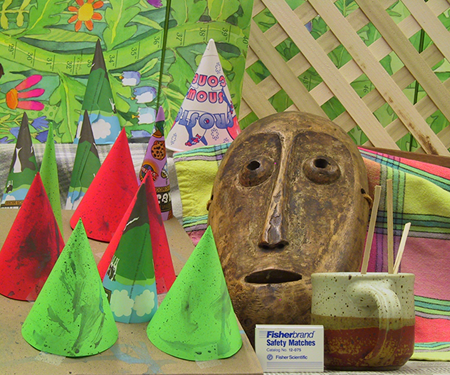
//> input picture data/stereomatching/cones-im6.png, 450 x 375 px
$ ./StereoMatching   (built with g++ and OpenCV 4)
//> lines starting //> are read from the running program, lines starting //| are printed output that depends on the picture
### StereoMatching/stdafx.h
// stdafx.h : include file for standard system include files,
// or project specific include files that are used frequently, but
// are changed infrequently
//

#pragma once

#include "targetver.h"

#include <stdio.h>
#include <tchar.h>

#include <opencv2\opencv.hpp>

using namespace std;
using namespace cv;

// TODO: reference additional headers your program requires here

### StereoMatching/StereoMatching.cpp
// StereoMatching.cpp : Defines the entry point for the console application.
//

#include "stdafx.h"

void disparity(Mat& left, Mat& right) {

}

int hammingDist(Mat& left, Point2i lp, Mat& right, Point2i rp, vector<Point2i>& mask)
{
	int dist = 0;
	for (size_t i = 0; i < mask.size(); i++)
	{
		if (left.at<uchar>(lp) < left.at<uchar>(lp + mask[i]) != right.at<uchar>(rp) < right.at<uchar>(rp + mask[i])) {
			dist++;
		}
	}
	return dist;
}

double nnc_val(Mat& left, Point2i lp, Mat& right, Point2i rp, vector<Point2i>& mask)
{
	double top = 0;
	double ldown = 0;
	double rdown = 0;

	for (size_t i = 0; i < mask.size(); i++)
	{
		int T = left.at<uchar>(lp + mask[i]);
		int I = right.at<uchar>(rp + mask[i]);

		top += (T * I);
		ldown += (T * T);
		rdown += (I * I);
	}
	return top / sqrt(ldown * rdown);
}

int main(int argc, const char * argv[])
{

	string pathLeft = "../data/stereomatching/cones-im6.png";
	string pathRight = "../data/stereomatching/cones-im2.png";

	Mat left = imread(pathLeft, 0);
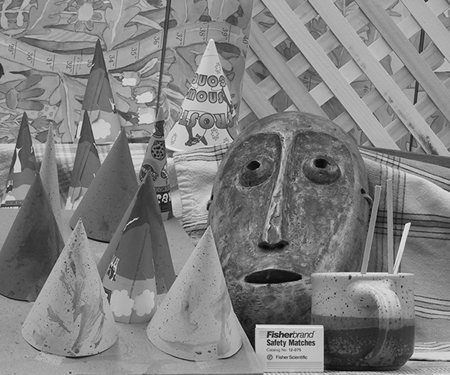
//> left: 375 rows x 450 cols, CV_8UC1; min 0, max 243, mean 128.4
	Mat right = imread(pathRight, 0);
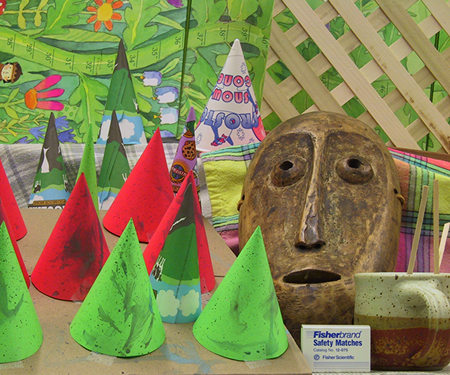
//> input picture data/stereomatching/cones-im2.png, 450 x 375 px
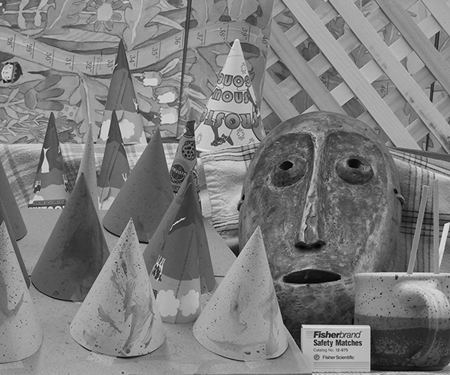
//> right: 375 rows x 450 cols, CV_8UC1; min 0, max 235, mean 125
	Mat res = imread("../data/stereomatching/cones-disp2.png", 0);
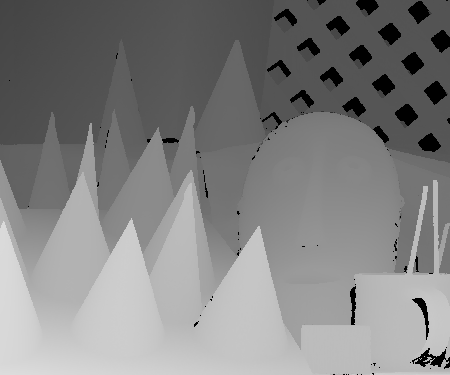
//> input picture data/stereomatching/cones-disp2.png, 450 x 375 px
//> res is the input picture: 375 rows x 450 cols, CV_8UC1; min 0, max 220, mean 129.8
	Mat disp = Mat(left.size(), left.type());
	Mat ncc = Mat(left.size(), left.type());
	Mat census = Mat(left.size(), left.type());

	imshow("left", left);
	imshow("right", right);
	imshow("res", res);
	waitKey(30);

	int maskExt = 2;
	int maskSize = 2 * maskExt + 1;
	vector<Point2i> shiftMask;
	for (int x = -maskExt; x <= maskExt; x++) {
		for (int y = -maskExt; y <= maskExt; y++) {
			shiftMask.push_back(Point2i(x, y));
		}
	}

	Point2i o, os;


	// [9 lines of commented-out code are left out]

	for (size_t r = maskExt; r < left.rows - maskExt; r++) {
		for (size_t c = maskExt; c < left.cols - maskExt; c++) {
			o = Point2i(c, r);
			int minSum = 9999999;
			int minC = c;

			for (size_t s = c; s < left.cols - maskExt && s < c + 64; s++)
			{
				float sum = 0;
				os = Point2i(s, r);
				for (size_t i = 0; i < shiftMask.size(); i++)
				{
					sum += abs(left.at<uchar>(o + shiftMask[i]) - right.at<uchar>(os + shiftMask[i]));
				}
				if (sum < minSum) {
					minSum = sum;
					minC = s;
				}
			}

			uchar aa = (uchar)(minC - c);
			disp.at<uchar>(o) = aa * 4;
		}

		if (r % 10 == 0) {
			imshow("disparity", disp);
			waitKey(10);
		}
	}
//> this loop made 371 passes
//> os on passes 1 to 3: Point(447, 2), Point(447, 3), Point(447, 4)
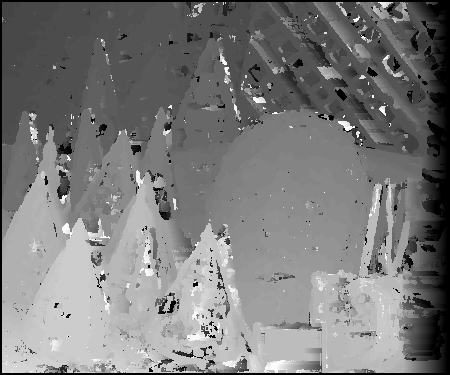
//> disp: 375 rows x 450 cols, CV_8UC1; min 0, max 252, mean 122.7
//> after the loop, o = Point(447, 372); os = Point(447, 372)

	// NCC
	for (size_t r = maskExt; r < left.rows - maskExt; r++) {
		for (size_t c = maskExt; c < left.cols - maskExt; c++) {
			o = Point2i(c, r);
			double minSum = 0;
			int minC = c;

			for (size_t s = c; s < left.cols - maskExt && s < c + 64; s++)
			{
				os = Point2i(s, r);
				double val = nnc_val(left, o, right, os, shiftMask);

				if (val > minSum) {
					minSum = val;
					minC = s;
				}
			}

			uchar aa = (uchar)(minC - c);
			ncc.at<uchar>(o) = aa * 4;
		}

		if (r % 10 == 0) {
			imshow("ncc", ncc);
			waitKey(10);
		}
	}
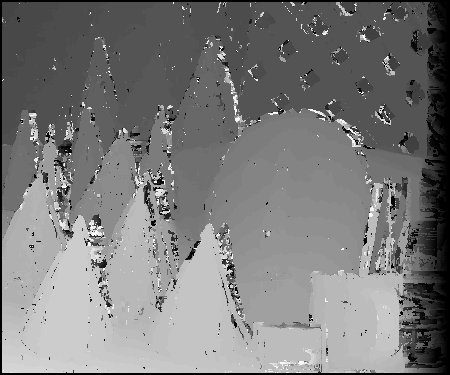
//> ncc: 375 rows x 450 cols, CV_8UC1; min 0, max 252, mean 122.9
//> after the loop, o = Point(447, 372); os = Point(447, 372)

	// Census
	for (size_t r = maskExt; r < left.rows - maskExt; r++) {
		for (size_t c = maskExt; c < left.cols - maskExt; c++) {
			o = Point2i(c, r);
			int minSum = 9999999;
			int minC = c;

			for (size_t s = c; s < left.cols - maskExt && s < c + 64; s++)
			{
				os = Point2i(s, r);
				int H_dist = hammingDist(left, o, right, os, shiftMask);

				if (H_dist < minSum) {
					minSum = H_dist;
					minC = s;
				}
			}

			uchar aa = (uchar)(minC - c);
			census.at<uchar>(o) = aa * 4;
		}

		if (r % 10 == 0) {
			imshow("census", census);
			waitKey(10);
		}
	}
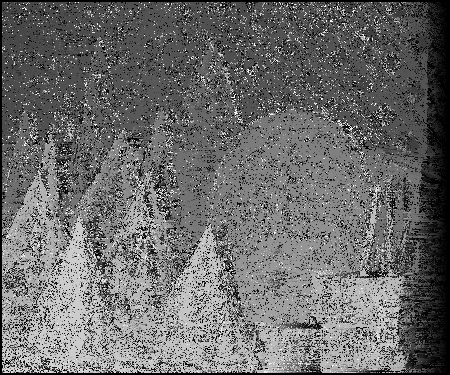
//> census: 375 rows x 450 cols, CV_8UC1; min 0, max 252, mean 106.8
//> after the loop, o = Point(447, 372); os = Point(447, 372)

	imshow("disparity", disp);
	imshow("census", census);
	imshow("ncc", ncc);
	waitKey(0);

}
